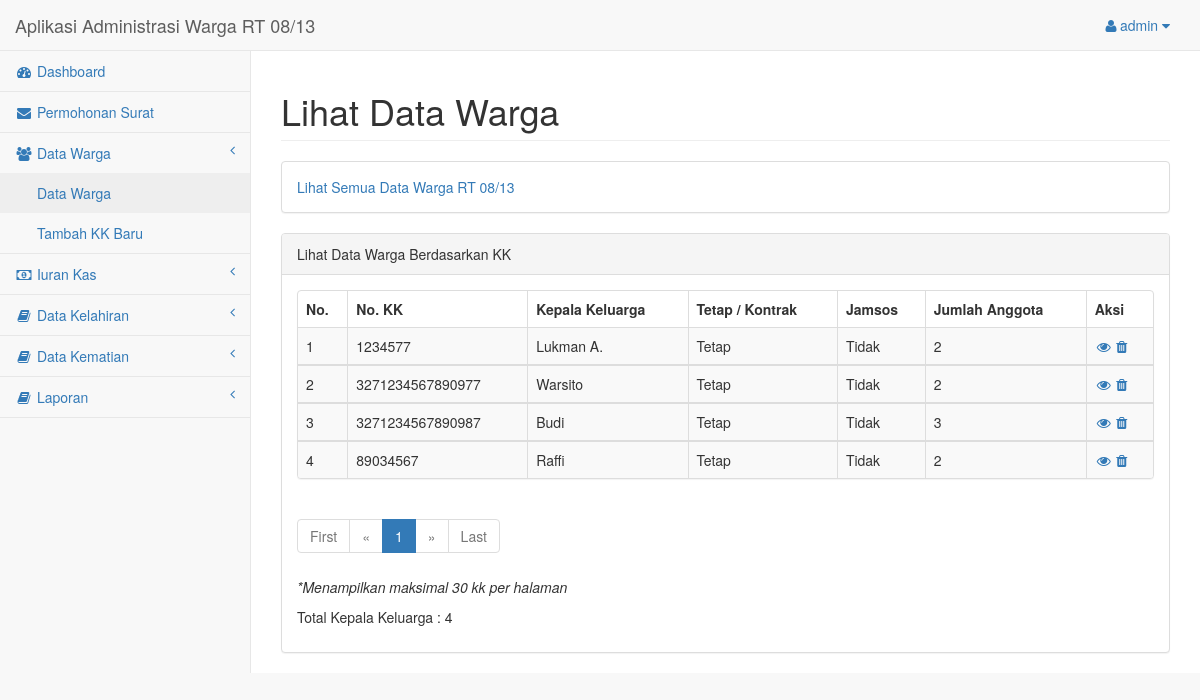
Page /halaman_admin/lihatwarga.php (signed in) on the committed database.
### tables this page shows
CREATE TABLE `tabel_kk` (
  `no_kk` varchar(30) NOT NULL,
  `penghuni` varchar(10) NOT NULL,
  `jamsos` varchar(5) NOT NULL,
  `username` varchar(20) NOT NULL
);

CREATE TABLE `tabel_warga` (
  `no_kk` varchar(30) NOT NULL,
  `nik` varchar(30) NOT NULL,
  `nama` varchar(50) NOT NULL,
  `jk` varchar(10) NOT NULL,
  `tempat_lahir` varchar(20) NOT NULL,
  `tgl_lahir` varchar(30) NOT NULL,
  `agama` varchar(20) NOT NULL,
  `pekerjaan` varchar(20) NOT NULL,
  `pendidikan` varchar(20) NOT NULL,
  `status_kawin` varchar(12) NOT NULL,
  `status_keluarga` varchar(20) NOT NULL
);

### halaman_admin/lihatwarga.php (the view, shortened to what this page needs)
<?php
include("layout-header.php");
?>
<div id="page-wrapper">
    <div class="row">
        <div class="col-lg-12">
            <h1 class="page-header">Lihat Data Warga</h1>
        </div>
    </div>
    <div class="row">
        <div class="col-lg-12">
            <div class="panel panel-default">
                <div class="panel-body">
                    <a href="warga-list.php">Lihat Semua Data Warga RT 08/13</a>
                </div>
            </div>
        </div>
    </div>
    <div class="row">
        <div class="col-lg-12">
            <div class="panel panel-default">
                <div class="panel-heading">
                    Lihat Data Warga Berdasarkan KK
                </div>
                <div class="panel-body">
                    <div class="row">
                        <div class="col-lg-12">
                            <div class="panel panel-default">
                                <div class="table-responsive">
                                    <table class="table table-striped table-bordered table-hover">
                                        <?php
                                        $page = (isset($_GET['page'])) ? $_GET['page'] : 1;
                                        $limit = 30;
                                        $limit_start = ($page - 1) * $limit;
                                        if(isset($_GET['qcari'])){
                                            $qcari = $_GET['qcari'];
                                            $sql = "SELECT * FROM tabel_kk WHERE no_kk like '%$qcari%'";
                                        } else{
                                            $sql = "SELECT * FROM tabel_kk, tabel_warga WHERE tabel_kk.no_kk = tabel_warga.no_kk AND tabel_warga.status_keluarga='Kepala Keluarga' LIMIT ".$limit_start.",".$limit;
                                        }
                                        $query = mysqli_query($koneksi, $sql);
                                        if (mysqli_num_rows($query) < 1) {
                                            echo "Tidak Ada Data";
                                        } else {
                                            echo "<thead>";
                                            echo "<tr>";
                                            echo "<th>No.</th>";
                                            echo "<th>No. KK</th>";
                                            echo "<th>Kepala Keluarga</th>";
                                            echo "<th>Tetap / Kontrak</th>";
                                            echo "<th>Jamsos</th>";
                                            echo "<th>Jumlah Anggota</th>";
                                            echo "<th>Aksi</th>";
                                            echo "</tr>";
                                            echo "</thead>";
                                        }
                                        $no = 1;
                                        while ($row = mysqli_fetch_array($query)){
                                            $id = $row['no_kk'];
                                            $sql2 = mysqli_query($koneksi, "SELECT * FROM tabel_warga WHERE no_kk='$id'");
                                            $jumlahanggotakk = mysqli_num_rows($sql2);
                                            echo "<tbody>";
                                            echo "<tr>";
                                            echo "<td>".$no++."</td>";
                                            echo "<td>".$row['no_kk']."</td>";
                                            echo "<td>".$row['nama']."</td>";
                                            echo "<td>".$row['penghuni']."</td>";
                                            echo "<td>".$row['jamsos']."</td>";
                                            echo "<td>".$jumlahanggotakk."</td>";
                                            echo "<td>";
                                            echo "<a data-toggle='tooltip' data-placement='left' title='Lihat' href='warga-kk.php?id=".$row['no_kk']."'><i class='fa fa-eye fa-fw'></i></a>";
                                            echo "<a data-toggle='tooltip' data-placement='left' title='Hapus' href='kk-hapus.php?id=".$row['no_kk']."' onClick='return hapusKK()'><i class='fa fa-trash fa-fw'></i></a>";
                                            echo "</td>";
                                            echo "</tr>";
                                            echo "</tbody>";
                                        }
                                        ?>
                                    </table>
                                </div>
                            </div>
                            <div class="row">
                                <div class="col-lg-6">
                                <ul class="pagination">
                                    <?php
                                if ($page == 1) {
                                    ?>
                                    <li class="disabled"><a href="#">First</a></li>
                                    <li class="disabled"><a href="#">&laquo;</a></li>
                                    <?php
                                } else {
                                    $link_prev = ($page > 1) ? $page - 1 : 1;
                                    ?>
                                    <li><a href="lihatwarga.php?page=1">First</a></li>
                                    <li><a href="lihatwarga?page=<?php echo $link_prev; ?>">&laquo;</a></li>
                                    <?php
                                }
                                ?>
                                <?php
                                $sql2 = "SELECT COUNT(*) AS jmlh FROM tabel_kk";
                                $query2 = mysqli_query($koneksi, $sql2);
                                $get_jumlah = mysqli_fetch_array($query2);
                                $jumlah_page = ceil($get_jumlah['jmlh'] / $limit);
                                $jumlah_number = 3;
                                $start_number = ($page > $jumlah_number) ? $page - $jumlah_number : 1;
                                $end_number = ($page < ($jumlah_page - $jumlah_number)) ? $page + $jumlah_number : $jumlah_page;
                                for ($i = $start_number; $i <= $end_number; $i++) {
                                    $link_active = ($page == $i) ? 'class="active"' : '';
                                    ?>
                                    <li <?php echo $link_active; ?>><a href="lihatwarga.php?page=<?php echo $i; ?>"><?php echo $i; ?></a></li>
                                    <?php
                                }
                                ?>
                                <?php
                                if ($page == $jumlah_page) {
                                    ?>
                                    <li class="disabled"><a href="#">&raquo;</a></li>
                                    <li class="disabled"><a href="#">Last</a></li>
                                    <?php
                                } else {
                                    $link_next = ($page < $jumlah_page) ? $page + 1 : $jumlah_page;
                                    ?>
                                    <li><a href="lihatwarga.php?page=<?php echo $link_next; ?>">&raquo;</a></li>
                                    <li><a href="lihatwarga.php?page=<?php echo $jumlah_page; ?>">Last</a></li>
                                    <?php
                                }
                                ?>
                            </ul>
                        </div>
                    </div>
                    <p><i>*Menampilkan maksimal 30 kk per halaman</i></p>
                    <p>Total Kepala Keluarga : <?php echo mysqli_num_rows($query);  ?></p>
                </div>
            </div>
        </div>
    </div>
</div>
</div>
</div>
</div>
<?php include("layout-footer.php"); ?>

### rows in the picture
tabel_kk: tabel_warga.no_kk "1234577", tabel_warga.nama "Lukman A.", penghuni "Tetap", jamsos "Tidak", jumlahanggotakk "2"
tabel_kk: tabel_warga.no_kk "3271234567890977", tabel_warga.nama "Warsito", penghuni "Tetap", jamsos "Tidak", jumlahanggotakk "2"
tabel_kk: tabel_warga.no_kk "3271234567890987", tabel_warga.nama "Budi", penghuni "Tetap", jamsos "Tidak", jumlahanggotakk "3"
tabel_kk: tabel_warga.no_kk "89034567", tabel_warga.nama "Raffi", penghuni "Tetap", jamsos "Tidak", jumlahanggotakk "2"

### other values in the picture
$_SESSION['username'] "admin"
mysqli_num_rows($query) "4"
